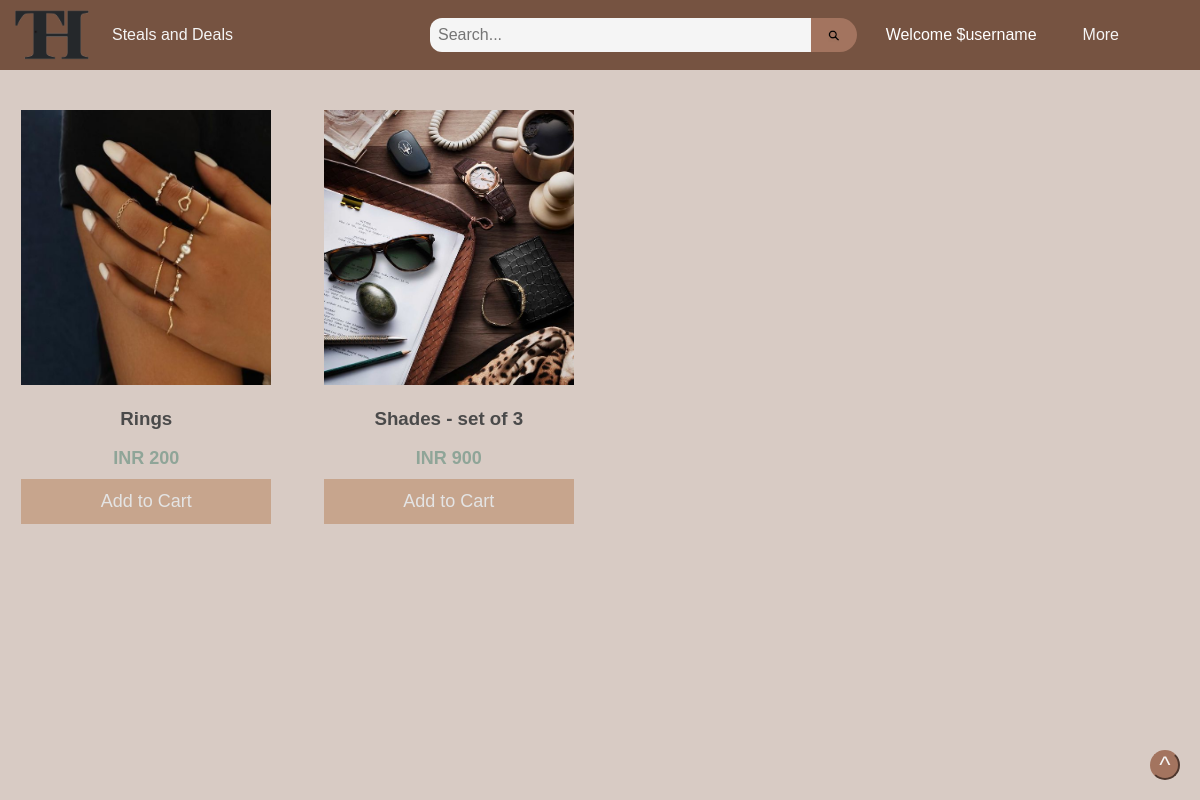
The page /category.php?category=7 on the database its author committed.
### tables this page shows
CREATE TABLE `product` (
  `product_id` int(15) NOT NULL,
  `product_name` varchar(64) NOT NULL,
  `category_id` int(15) NOT NULL,
  `description` text NOT NULL,
  `price` int(20) NOT NULL,
  `image_url` varchar(500) NOT NULL,
  `seller` varchar(50) NOT NULL,
  `brand` varchar(50) NOT NULL,
  `size` varchar(20) NOT NULL
);

### category.php (the view, shortened to what this page needs)
<!DOCTYPE html>
<html>
  <head>
    <link rel="stylesheet" type="text/css" href="img\style.css">
    <link rel="stylesheet" type="text/css" href="img\nav.css">
  </head>
  <body bgcolor= "#d8cbc4">
  <nav>
        <div id="logo">
          <a href="homepage.php">
              <img src="img\logo.png" alt="Thrift Shopping logo" width="20%" height="20%">
          </a>
          <span id="tagline">Steals and Deals</span>
        </div>
        <form class="search-form" action="search.php" method="GET">
          <input type="text" name="query" placeholder="Search...">
          <button type="submit" ><img src="img\search-icon.png" alt="Search Icon" id="nav-search-button-img"></button>
        </form>
        <p style = "padding-right:30px; color:white;">Welcome $username</p>
        <div class="dropdown">
              <button class="dropbtn">More
              </button>
            </div>
    </nav>
  <div class="products">
<?php  $servername = "localhost";
$username = "root";
$password = "";
$dbname = "thrift_hub";
$conn = mysqli_connect($servername, $username, $password, $dbname);
$category = $_GET['category'];
$sql = "SELECT * FROM PRODUCT WHERE CATEGORY_ID = $category";
$result = mysqli_query($conn, $sql);
$num_rows = mysqli_num_rows($result);
for ($i = 0; $i < $num_rows; $i++){
  $row = mysqli_fetch_assoc($result);
$product_id = $row["product_id"];
$p_name = $row["product_name"];
$price = $row["price"];
$image = $row["image_url"];
?>
  <div class="product-item">
    <a href="product.php?product_id=<?php echo $row['product_id']; ?>">
      <img src="<?php echo $image?>" alt="Product">
      <h3> <?php echo $p_name?></h3>
      <p>INR <?php echo $price?></p>
      </a>
      <button id="add-to-cart" style="cursor: pointer;" onclick="addToCart(<?php echo $product_id; ?>)">Add to Cart</button>
  </div>
  <?php
}
?>
  </div>
    <footer>
      <button class="top" onclick="topFunction()" id="back-to-top">^</button>
    </footer>
    <br>
  </body>
</html>

### img/style.css (style rules this page uses)
body { margin: 0; font-family: Arial, sans-serif; overflow-y: auto; }
footer { position: fixed; bottom: 20px; right: 20px; z-index: 13; }
.top { width: 30px; height: 30px; border-radius: 15px; font-size: 24px; font-family: "Arial"; color: whitesmoke; background-color: #a3745f; border-color: #a3745f; cursor: pointer; z-index: 40; display: flex; justify-content: center; align-items: center; }
.products { margin-top: 30px; display: grid; grid-template-columns: repeat(4, 1fr); grid-template-rows: repeat(2, auto); gap: 10px; }
.product-item { border: none; padding: 10px; text-align: center; vertical-align: bottom; transition: box-shadow 0.3s ease-in-out; margin-bottom: 10px; color: #4a4a4a; }
.product-item a { text-decoration: none; font-family: 'Franklin Gothic Medium', 'Arial Narrow', Arial, sans-serif; font-size: 16px; font-weight: bold; color: #4a4a4a; }
.product-item img { width: 250px; height: 275px; }
.product-item p { font-size: 18px; margin: 10px 0; color : #8fa598; }
#add-to-cart { height: 45px; width: 250px; font-family:'Franklin Gothic Medium', 'Arial Narrow', Arial, sans-serif; font-size:large; transition: background-color 0.3s ease; background-color: #c7a58d; color: rgb(228, 228, 228); outline: none; border: none; }
@media screen and (prefers-reduced-motion: no-preference) { html { scroll-behavior: smooth; } }

### img/nav.css (style rules this page uses)
#logo { flex: 1; position: absolute; z-index: 10; top: 1%; left: 1%; }
#tagline { color: whitesmoke; flex: 1; position: absolute; z-index: 11; top: 30%; left: 25%; }
.search-form { padding-left:425px; flex: 3; display: flex; justify-content: flex-star; align-items: center; }
.search-form input[type="text"] { width: 375px; padding: 8px; border-radius: 12px 0 0 12px; border: none; outline: none; font-size: 16px; background-color: whitesmoke; color: #333; }
.search-form button[type="submit"] { height: 20px; padding: 17px; margin-left: -10px; border-radius: 12px 0 0 12px; border: none; outline: none; background-color: #a3745f; color: #fff; cursor: pointer; border-radius: 0 20px 20px 0; }
#nav-search-button-img { width: 12px; height: 12px; position: relative; bottom: 5px; left: 5; margin: 0%; }
nav { height: 50px; display:flex; justify-content: space-between; align-items: center; padding: 10px 5px; background-color: #765341; }
.dropdown { align-items: right; margin-right: 60px; float: left; overflow: hidden; }
.dropdown .dropbtn { border-radius: 10px; font-size: 16px; border: none; outline: none; color: whitesmoke; padding: 14px 16px; background-color: inherit; font-family: inherit; margin: 0; }

### rows shown on the page
product: image_url (picture), product_name "Rings", price "200"
product: image_url (picture), product_name "Shades - set of 3", price "900"
